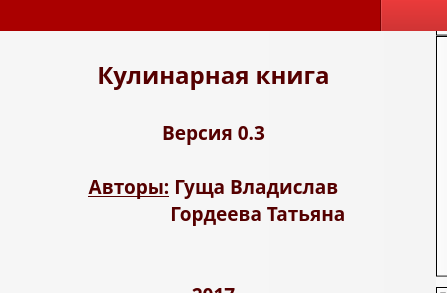
<?xml version="1.0" encoding="UTF-8"?>
<ui version="4.0">
 <class>About</class>
 <widget class="QMainWindow" name="About">
  <property name="geometry">
   <rect>
    <x>0</x>
    <y>0</y>
    <width>447</width>
    <height>293</height>
   </rect>
  </property>
  <property name="windowTitle">
   <string>MainWindow</string>
  </property>
  <widget class="QWidget" name="centralwidget">
   <property name="autoFillBackground">
    <bool>false</bool>
   </property>
   <property name="styleSheet">
    <string>QWidget#centralwidget {background-image: url(:/resource/pictures/about.jpg);}</string>
   </property>
   <widget class="QTextBrowser" name="textBrowser">
    <property name="geometry">
     <rect>
      <x>-10</x>
      <y>21</y>
      <width>461</width>
      <height>281</height>
     </rect>
    </property>
    <property name="font">
     <font>
      <family>Avdira</family>
     </font>
    </property>
    <property name="autoFillBackground">
     <bool>true</bool>
    </property>
    <property name="styleSheet">
     <string notr="true">background-color: qlineargradient(spread:pad, x1:0, y1:0, x2:1, y2:0, stop:0 rgba(255, 255, 255, 70), stop:1 rgba(255, 255, 255, 46));</string>
    </property>
    <property name="html">
     <string>&lt;!DOCTYPE HTML PUBLIC &quot;-//W3C//DTD HTML 4.0//EN&quot; &quot;http://www.w3.org/TR/REC-html40/strict.dtd&quot;&gt;
&lt;html&gt;&lt;head&gt;&lt;meta name=&quot;qrichtext&quot; content=&quot;1&quot; /&gt;&lt;style type=&quot;text/css&quot;&gt;
p, li { white-space: pre-wrap; }
&lt;/style&gt;&lt;/head&gt;&lt;body style=&quot; font-family:'Avdira'; font-size:8.25pt; font-weight:400; font-style:normal;&quot;&gt;
&lt;p align=&quot;center&quot; style=&quot;-qt-paragraph-type:empty; margin-top:0px; margin-bottom:0px; margin-left:0px; margin-right:0px; -qt-block-indent:0; text-indent:0px;&quot;&gt;&lt;br /&gt;&lt;/p&gt;
&lt;p align=&quot;center&quot; style=&quot;-qt-paragraph-type:empty; margin-top:0px; margin-bottom:0px; margin-left:0px; margin-right:0px; -qt-block-indent:0; text-indent:0px;&quot;&gt;&lt;br /&gt;&lt;/p&gt;
&lt;p align=&quot;center&quot; style=&quot; margin-top:0px; margin-bottom:0px; margin-left:0px; margin-right:0px; -qt-block-indent:0; text-indent:0px;&quot;&gt;&lt;span style=&quot; font-size:18pt; font-weight:600; color:#550000;&quot;&gt;Кулинарная книга&lt;/span&gt;&lt;/p&gt;
&lt;p align=&quot;center&quot; style=&quot;-qt-paragraph-type:empty; margin-top:0px; margin-bottom:0px; margin-left:0px; margin-right:0px; -qt-block-indent:0; text-indent:0px; font-size:14pt; font-weight:600; color:#550000;&quot;&gt;&lt;br /&gt;&lt;/p&gt;
&lt;p align=&quot;center&quot; style=&quot; margin-top:0px; margin-bottom:0px; margin-left:0px; margin-right:0px; -qt-block-indent:0; text-indent:0px;&quot;&gt;&lt;span style=&quot; font-size:14pt; font-weight:600; color:#550000;&quot;&gt;Версия 0.3&lt;/span&gt;&lt;/p&gt;
&lt;p align=&quot;center&quot; style=&quot;-qt-paragraph-type:empty; margin-top:0px; margin-bottom:0px; margin-left:0px; margin-right:0px; -qt-block-indent:0; text-indent:0px; font-size:14pt; font-weight:600; color:#550000;&quot;&gt;&lt;br /&gt;&lt;/p&gt;
&lt;p align=&quot;center&quot; style=&quot; margin-top:0px; margin-bottom:0px; margin-left:0px; margin-right:0px; -qt-block-indent:0; text-indent:0px;&quot;&gt;&lt;span style=&quot; font-size:14pt; font-weight:600; text-decoration: underline; color:#550000;&quot;&gt;Авторы:&lt;/span&gt;&lt;span style=&quot; font-size:14pt; font-weight:600; color:#550000;&quot;&gt; Гуща Владислав&lt;/span&gt;&lt;/p&gt;
&lt;p align=&quot;center&quot; style=&quot; margin-top:0px; margin-bottom:0px; margin-left:0px; margin-right:0px; -qt-block-indent:0; text-indent:0px;&quot;&gt;&lt;span style=&quot; font-size:14pt; font-weight:600; color:#550000;&quot;&gt;                  Гордеева Татьяна&lt;/span&gt;&lt;/p&gt;
&lt;p align=&quot;center&quot; style=&quot;-qt-paragraph-type:empty; margin-top:0px; margin-bottom:0px; margin-left:0px; margin-right:0px; -qt-block-indent:0; text-indent:0px; font-size:14pt; font-weight:600; color:#550000;&quot;&gt;&lt;br /&gt;&lt;/p&gt;
&lt;p align=&quot;center&quot; style=&quot;-qt-paragraph-type:empty; margin-top:0px; margin-bottom:0px; margin-left:0px; margin-right:0px; -qt-block-indent:0; text-indent:0px; font-family:'MS Shell Dlg 2'; font-size:14pt; font-weight:600; color:#550000;&quot;&gt;&lt;br /&gt;&lt;/p&gt;
&lt;p align=&quot;center&quot; style=&quot; margin-top:0px; margin-bottom:0px; margin-left:0px; margin-right:0px; -qt-block-indent:0; text-indent:0px;&quot;&gt;&lt;span style=&quot; font-size:14pt; font-weight:600; color:#550000;&quot;&gt;2017&lt;/span&gt;&lt;/p&gt;&lt;/body&gt;&lt;/html&gt;</string>
    </property>
   </widget>
   <widget class="QWidget" name="widget" native="true">
    <property name="geometry">
     <rect>
      <x>0</x>
      <y>0</y>
      <width>451</width>
      <height>31</height>
     </rect>
    </property>
    <property name="autoFillBackground">
     <bool>false</bool>
    </property>
    <property name="styleSheet">
     <string notr="true">background-color: rgb(170, 0, 0);</string>
    </property>
    <widget class="QPushButton" name="pushButton_3">
     <property name="enabled">
      <bool>true</bool>
     </property>
     <property name="geometry">
      <rect>
       <x>380</x>
       <y>-10</y>
       <width>71</width>
       <height>51</height>
      </rect>
     </property>
     <property name="cursor">
      <cursorShape>OpenHandCursor</cursorShape>
     </property>
     <property name="autoFillBackground">
      <bool>false</bool>
     </property>
     <property name="styleSheet">
      <string notr="true">border-image: url(:/resource/pictures/close.png);</string>
     </property>
     <property name="text">
      <string/>
     </property>
    </widget>
   </widget>
  </widget>
 </widget>
 <resources/>
 <connections/>
</ui>
